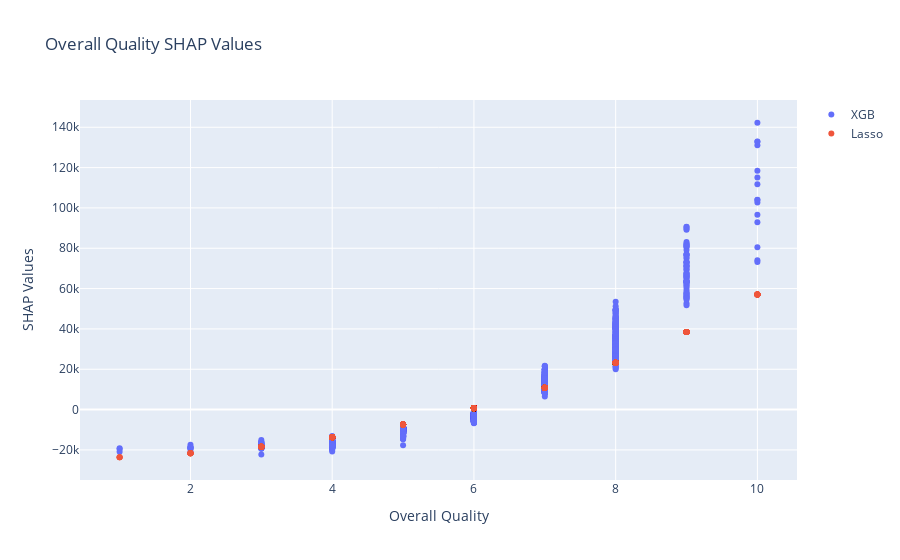

Notebook code for this chart:
### Code cell
import plotly.graph_objs as go

trace1 = go.Scatter(
    x=np.sqrt(X.OverallQual),
    y=shap_values_df_xgb_o.OverallQual,
    mode='markers',
    name='XGB'
)
trace2 = go.Scatter(
    x= np.sqrt(X.OverallQual),
    y= dollar_shap_values_lasso_comb.OverallQual,
    mode='markers',
    name='Lasso'
)

# Create the layout
layout = go.Layout(
    title='Overall Quality SHAP Values',
    xaxis=dict(title='Overall Quality'),
    yaxis=dict(title='SHAP Values'),
)

fig = go.Figure(data=[trace1, trace2], layout=layout)

fig.show()

### Figure 1 — Plotly figure (JSON) as saved in the notebook; plotly's stock layout.template omitted (floating-point values rounded to 4 significant figures; data arrays with more than 128 entries replaced by an {"elided": "..."} marker saying what was removed)
{"data": [{"mode": "markers", "name": "XGB", "type": "scatter", "x": {"elided": "2333 int values"}, "y": {"elided": "2333 float values"}}, {"mode": "markers", "name": "Lasso", "type": "scatter", "x": {"elided": "2333 int values"}, "y": {"elided": "2333 float values"}}], "layout": {"title": {"text": "Overall Quality SHAP Values"}, "xaxis": {"title": {"text": "Overall Quality"}}, "yaxis": {"title": {"text": "SHAP Values"}}}}
